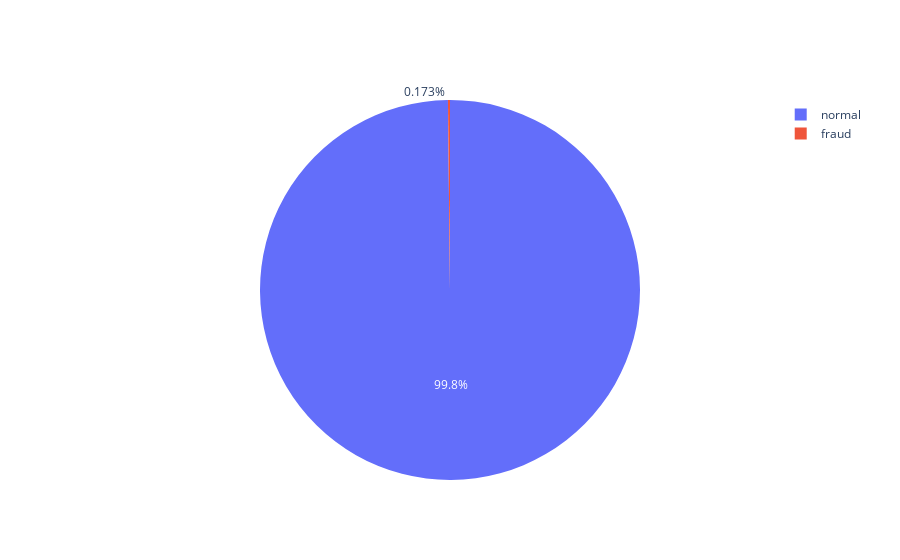

Notebook code for this chart:
### Code cell
#PLOT THE CLASS DISTRIBUTION
fig = go.Figure(data =[go.Pie(labels=['normal','fraud'], values = [len(normal), len(fraud)])])
fig.show()

### Figure 1 — Plotly figure (JSON) as saved in the notebook; plotly's stock layout.template omitted (floating-point values rounded to 4 significant figures)
{"data": [{"labels": ["normal", "fraud"], "type": "pie", "values": [284315, 492]}], "layout": {"autosize": true}}
